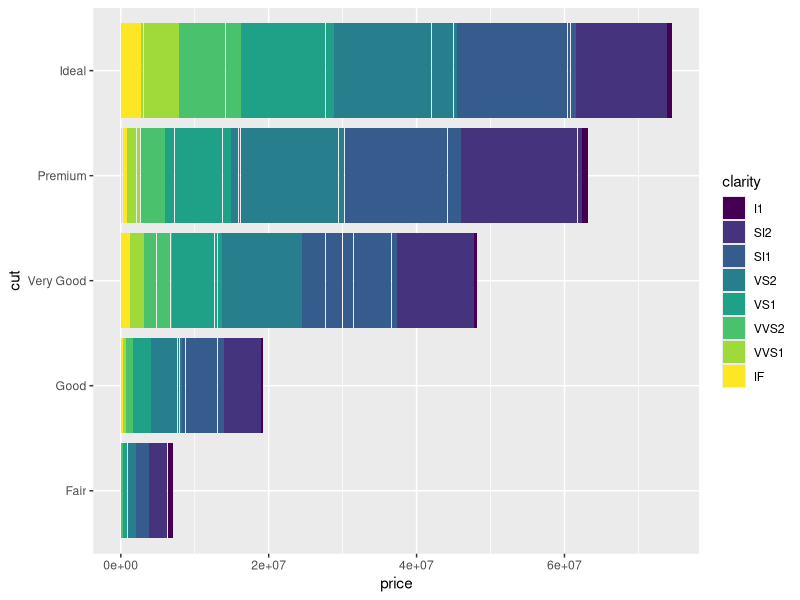
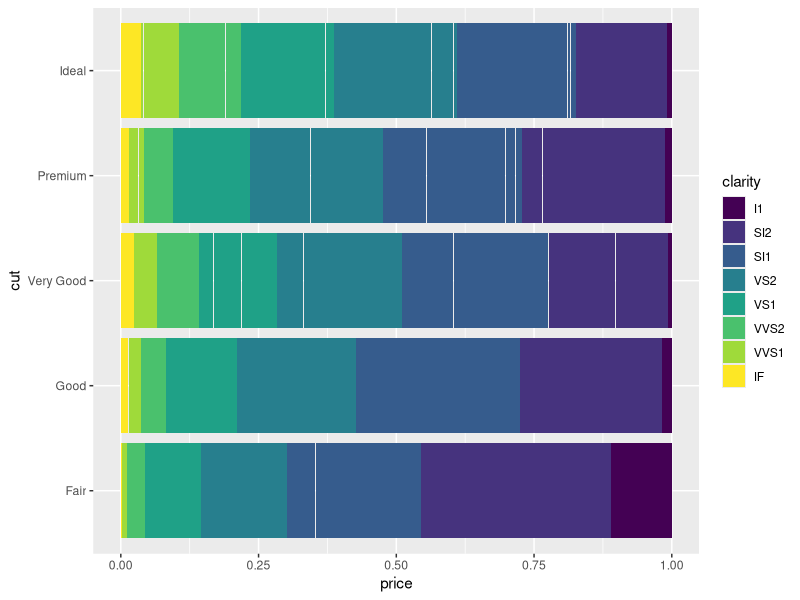
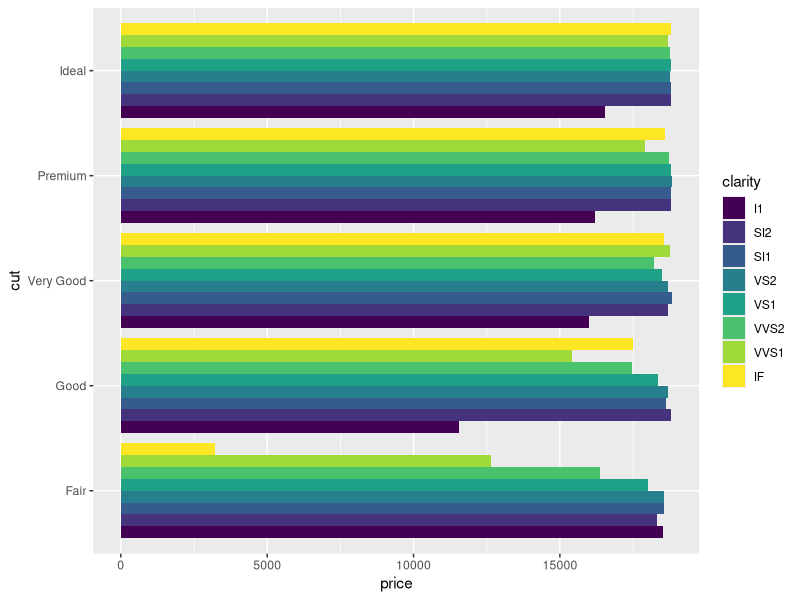
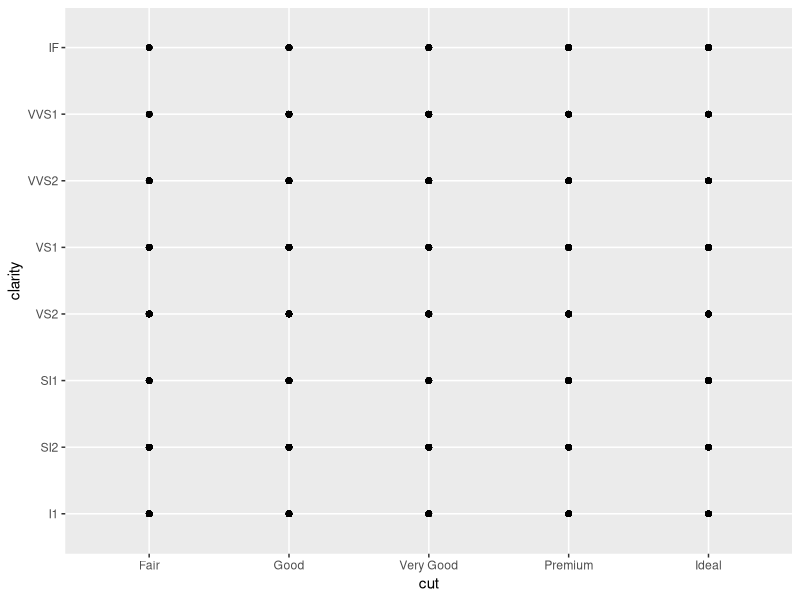
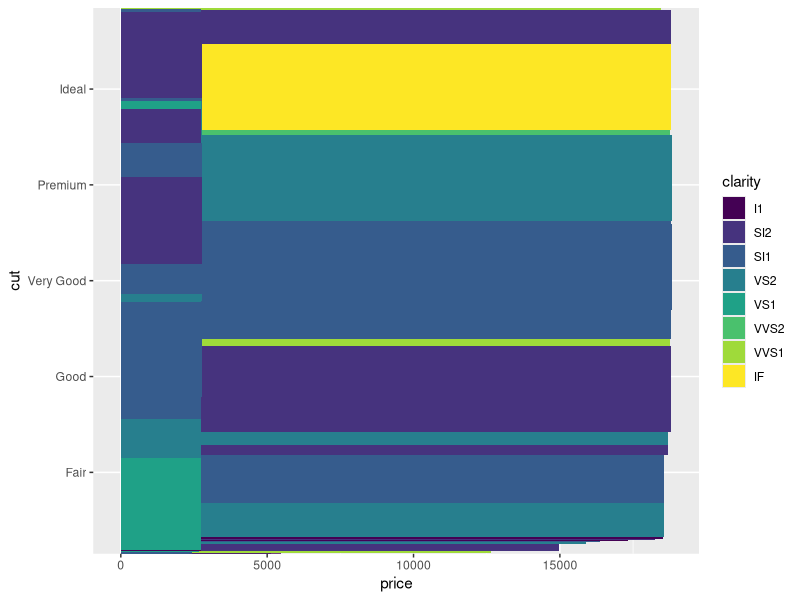

Here is the R script that generated these plots, in order: (Note: this script raises an error after producing the figures.)
# Exercise 2: advanced ggplot2 practice

# Install and load the `ggplot2` package
#install.packages('ggplot2')
library("ggplot2")

# For this exercise you will again be working with the `diamonds` data set.
# Use `?diamonds` to review details about this data set
?diamonds
View(diamonds)

## Position Adjustments

# Draw a column (bar) chart of diamonds cuts by price, with each bar filled by 
# clarity. You should see a _stacked_ bar chart.
ggplot(data = diamonds) +
  geom_col(mapping = aes(x = price, y = cut, fill = clarity))

# Draw the same chart again, but with each element positioned to "fill" the y axis
ggplot(data = diamonds) +
  geom_col(mapping = aes(x = price, y = cut, fill = clarity), position = "fill")

# Draw the same chart again, but with each element positioned to "dodge" each other
ggplot(data = diamonds) +
  geom_col(mapping = aes(x = price, y = cut, fill = clarity), position = "dodge")

# Draw a plot with point geometry with the x-position mapped to `cut` and the 
# y-position mapped to `clarity`
# This creates a "grid" grouping the points
ggplot(data = diamonds) +
  geom_point(mapping = aes(x = cut, y = clarity))

# Use the "jitter" position adjustment to keep the points from all overlapping!
# (This works a little better with a sample of diamond data, such as from the 
# previous exercise).
ggplot(data = diamonds) +
  geom_col(mapping = aes(x = price, y = cut, fill = clarity), position = "jitter")


## Scales

# Draw a "boxplot" (with `geom_boxplot`) for the diamond's price (y) by color (x)
ggplot(data = diamonds_sample) +
  geom_boxplot(mapping = aes(x = color, y = price))

# This has a lot of outliers, making it harder to read. To fix this, draw the 
# same plot but with a _logarithmic_ scale for the y axis.
ggplot(data = diamonds_sample) +
  geom_boxplot(mapping = aes(x = color, y = price)) +
  scale_y_log10()

# For another version, draw the same plot but with `violin` geometry instead of 
# `boxplot` geometry!
# How does the logarithmic scale change the data presentation?
# same plot but with a _logarithmic_ scale for the y axis.
ggplot(data = diamonds_sample) +
  geom_violin(mapping = aes(x = color, y = price)) +
  scale_y_log10()

# Another interesting plot: draw a plot of the diamonds price (y) by carat (x), 
# using a heatmap of 2d bins (geom_bin2d)
# What happens when you make the x and y channels scale logarithmically?
ggplot(data = diamonds_sample) +
  geom_bin2d(mapping = aes(x = carat, y = price)) +
  scale_x_log10() +
  scale_y_log10()

# Draw a scatter plot for the diamonds price (y) by carat (x). Color each point
# by the clarity (Remember, this will take a while. Use a sample of the diamonds 
# for faster results)
ggplot(data = diamonds_sample) +
  geom_point(mapping = aes(x = carat, y = price, color = clarity))

# Change the color of the previous plot using a ColorBrewer scale of your choice. 
# What looks nice?
ggplot(data = diamonds_sample) +
  geom_point(mapping = aes(x = carat, y = price, color = clarity)) +
  scale_color_brewer(palette = "Purples", direction = -1)


## Coordinate Systems

# Draw a bar chart with x-position and fill color BOTH mapped to cut
# For best results, SET the `width` of the geometry to be 1 (fill plot, no space
# between)
# TIP: You can save the plot to a variable for easier modifications
ggplot(diamonds, aes(x = cut, fill = cut)) +  
  geom_bar(width = 1)

# Draw the same chart, but with the coordinate system flipped
ggplot(diamonds, aes(x = cut, fill = cut)) +  
  geom_bar(width = 1) +
  coord_flip()

# Draw the same chart, but in a polar coordinate system. It's a Coxcomb chart!
ggplot(diamonds, aes(x = cut, fill = cut)) +  
  geom_bar(width = 1) +
  coord_polar()


## Facets

# Take the scatter plot of price by carat data (colored by clarity) and add 
# _facets_ based on the diamond's `color`
ggplot(data = diamonds) +
  geom_point(mapping = aes(x = carat, y = price, color = clarity)) +
  facet_wrap(~clarity)


## Saving Plots

# Use the `ggsave()` function to save the current (recent) plot to disk.
# Name the output file "my-plot.png".
# Make sure you've set the working directory!!
ggsave("my-plot.png")
